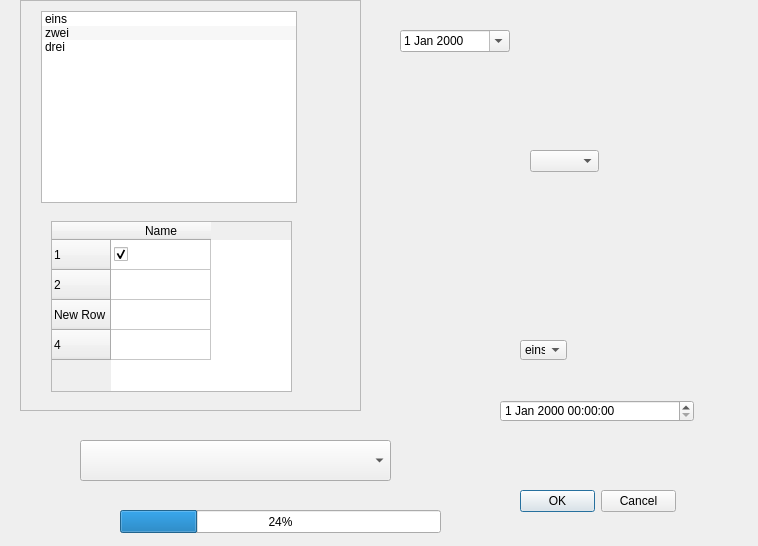
<?xml version="1.0" encoding="UTF-8"?>
<ui version="4.0">
 <class>ApisDialogBase</class>
 <widget class="QDialog" name="ApisDialogBase">
  <property name="geometry">
   <rect>
    <x>0</x>
    <y>0</y>
    <width>758</width>
    <height>546</height>
   </rect>
  </property>
  <property name="windowTitle">
   <string>APIS - Filmeingabe</string>
  </property>
  <property name="modal">
   <bool>true</bool>
  </property>
  <widget class="QDialogButtonBox" name="button_box">
   <property name="geometry">
    <rect>
     <x>520</x>
     <y>490</y>
     <width>156</width>
     <height>23</height>
    </rect>
   </property>
   <property name="orientation">
    <enum>Qt::Horizontal</enum>
   </property>
   <property name="standardButtons">
    <set>QDialogButtonBox::Cancel|QDialogButtonBox::Ok</set>
   </property>
  </widget>
  <widget class="QComboBox" name="comboBox">
   <property name="geometry">
    <rect>
     <x>520</x>
     <y>340</y>
     <width>47</width>
     <height>20</height>
    </rect>
   </property>
   <item>
    <property name="text">
     <string>eins</string>
    </property>
   </item>
   <item>
    <property name="text">
     <string>zwei</string>
    </property>
   </item>
  </widget>
  <widget class="QComboBox" name="comboBox_2">
   <property name="geometry">
    <rect>
     <x>80</x>
     <y>440</y>
     <width>311</width>
     <height>41</height>
    </rect>
   </property>
  </widget>
  <widget class="QScrollArea" name="scrollArea">
   <property name="geometry">
    <rect>
     <x>20</x>
     <y>0</y>
     <width>341</width>
     <height>411</height>
    </rect>
   </property>
   <property name="widgetResizable">
    <bool>true</bool>
   </property>
   <widget class="QWidget" name="scrollAreaWidgetContents">
    <property name="geometry">
     <rect>
      <x>0</x>
      <y>0</y>
      <width>339</width>
      <height>409</height>
     </rect>
    </property>
    <widget class="QListWidget" name="listWidget">
     <property name="geometry">
      <rect>
       <x>20</x>
       <y>10</y>
       <width>256</width>
       <height>192</height>
      </rect>
     </property>
     <property name="alternatingRowColors">
      <bool>true</bool>
     </property>
     <property name="selectionMode">
      <enum>QAbstractItemView::MultiSelection</enum>
     </property>
     <item>
      <property name="text">
       <string>eins</string>
      </property>
     </item>
     <item>
      <property name="text">
       <string>zwei</string>
      </property>
     </item>
     <item>
      <property name="text">
       <string>drei</string>
      </property>
     </item>
    </widget>
    <widget class="QTableWidget" name="tableWidget">
     <property name="geometry">
      <rect>
       <x>30</x>
       <y>220</y>
       <width>241</width>
       <height>171</height>
      </rect>
     </property>
     <row>
      <property name="text">
       <string>1</string>
      </property>
     </row>
     <row>
      <property name="text">
       <string>2</string>
      </property>
     </row>
     <row>
      <property name="text">
       <string>New Row</string>
      </property>
     </row>
     <row>
      <property name="text">
       <string>4</string>
      </property>
     </row>
     <column>
      <property name="text">
       <string>Name</string>
      </property>
     </column>
     <item row="0" column="0">
      <property name="text">
       <string/>
      </property>
      <property name="checkState">
       <enum>Checked</enum>
      </property>
     </item>
    </widget>
   </widget>
  </widget>
  <widget class="QDateEdit" name="dateEdit">
   <property name="geometry">
    <rect>
     <x>400</x>
     <y>30</y>
     <width>110</width>
     <height>22</height>
    </rect>
   </property>
   <property name="calendarPopup">
    <bool>true</bool>
   </property>
  </widget>
  <widget class="QProgressBar" name="progressBar">
   <property name="geometry">
    <rect>
     <x>120</x>
     <y>510</y>
     <width>321</width>
     <height>23</height>
    </rect>
   </property>
   <property name="value">
    <number>24</number>
   </property>
  </widget>
  <widget class="QDateTimeEdit" name="dateTimeEdit">
   <property name="geometry">
    <rect>
     <x>500</x>
     <y>400</y>
     <width>194</width>
     <height>22</height>
    </rect>
   </property>
  </widget>
  <widget class="QComboBox" name="comboBox_3">
   <property name="geometry">
    <rect>
     <x>530</x>
     <y>150</y>
     <width>69</width>
     <height>22</height>
    </rect>
   </property>
  </widget>
 </widget>
 <resources/>
 <connections>
  <connection>
   <sender>button_box</sender>
   <signal>accepted()</signal>
   <receiver>ApisDialogBase</receiver>
   <slot>accept()</slot>
   <hints>
    <hint type="sourcelabel">
     <x>300</x>
     <y>410</y>
    </hint>
    <hint type="destinationlabel">
     <x>20</x>
     <y>20</y>
    </hint>
   </hints>
  </connection>
  <connection>
   <sender>button_box</sender>
   <signal>rejected()</signal>
   <receiver>ApisDialogBase</receiver>
   <slot>reject()</slot>
   <hints>
    <hint type="sourcelabel">
     <x>300</x>
     <y>410</y>
    </hint>
    <hint type="destinationlabel">
     <x>20</x>
     <y>20</y>
    </hint>
   </hints>
  </connection>
 </connections>
</ui>
